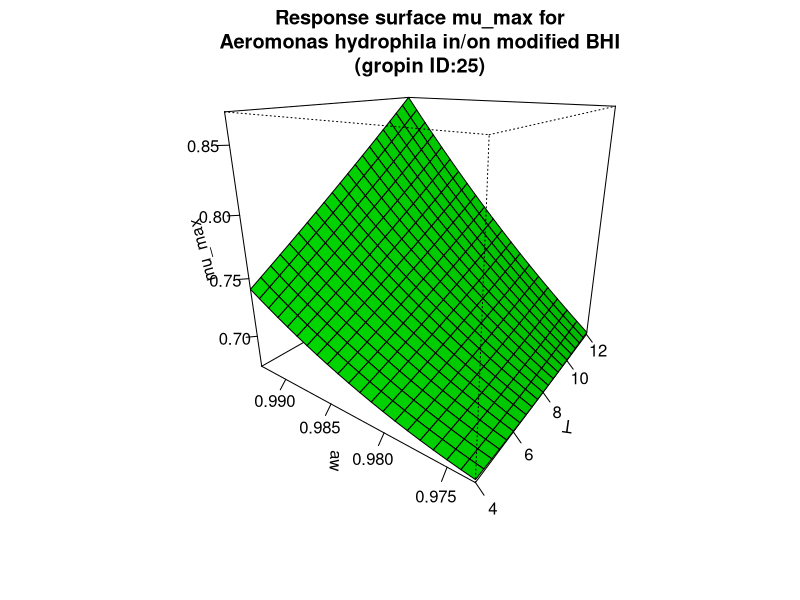

Reproduce this figure in R.
#############################
# start of Parameter script
#############################
T <- seq(3.996003996004,12.012,length.out=21)
aw <- seq(0.973026973026973,0.992992,length.out=21)
#############################
# end of Parameter script
#############################
############################# 
# start of Model script Gropin ID 25 
#############################
 
# constant coefficients for this model
Im <- 89.6
m1 <- -0.8
m3 <- -181
m4 <- 0.00013
m6 <- 92.1
m8 <- 0.82
 
variables <- data.frame(T,aw)
argumentsPar <- expand.grid(variables)
 
# heart of the model
response_surface <- function(T,aw) {
   mumax <-(Im+(m1*T)+(m3*aw)+(m4*(T^2))+(m6*(aw^2))+(m8*T*aw))

return(mumax=mumax)
} 

# output parameters
mumax <- cbind(argumentsPar,response_surface(argumentsPar['T'],argumentsPar['aw']))
colnames(mumax) <- c(colnames(argumentsPar),'mumax')
#############################
# End of Model script
#############################
############################# 
# start of Visualisation script Gropin ID 25 
#############################
persp(T,aw,matrix(unlist(mumax$mumax),nrow=21),col = 'green',xlab='T',ylab='aw',zlab='mu_max',main='Response surface mu_max for
Aeromonas hydrophila in/on modified BHI
(gropin ID:25)',theta=305,phi=20,shade=0.25,ticktype = 'detailed')
#############################
# End of Visualisation script
#############################
